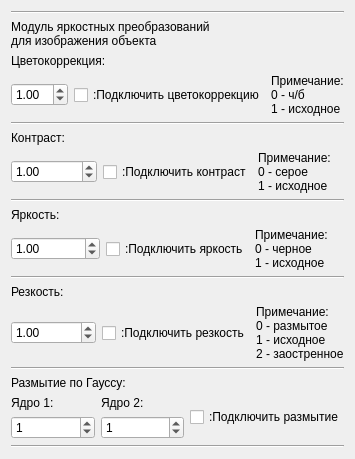
   <widget class="QWidget" name="layoutWidget">
    <property name="geometry">
     <rect>
      <x>900</x>
      <y>10</y>
      <width>318</width>
      <height>427</height>
     </rect>
    </property>
    <layout class="QVBoxLayout" name="verticalLayout_7">
     <item>
      <widget class="Line" name="line_20">
       <property name="orientation">
        <enum>Qt::Horizontal</enum>
       </property>
      </widget>
     </item>
     <item>
      <widget class="QLabel" name="label_36">
       <property name="text">
        <string>Модуль яркостных преобразований
для изображения объекта</string>
       </property>
      </widget>
     </item>
     <item>
      <widget class="QLabel" name="label_37">
       <property name="text">
        <string>Цветокоррекция:</string>
       </property>
      </widget>
     </item>
     <item>
      <layout class="QHBoxLayout" name="horizontalLayout_30">
       <item>
        <widget class="QDoubleSpinBox" name="kf_colorCorrection">
         <property name="singleStep">
          <double>0.100000000000000</double>
         </property>
         <property name="value">
          <double>1.000000000000000</double>
         </property>
        </widget>
       </item>
       <item>
        <widget class="QCheckBox" name="en_colorCorrection">
         <property name="text">
          <string>:Подключить цветокоррекцию</string>
         </property>
        </widget>
       </item>
       <item>
        <widget class="QLabel" name="label_38">
         <property name="text">
          <string>Примечание:
0 - ч/б
1 - исходное</string>
         </property>
        </widget>
       </item>
      </layout>
     </item>
     <item>
      <widget class="Line" name="line_21">
       <property name="orientation">
        <enum>Qt::Horizontal</enum>
       </property>
      </widget>
     </item>
     <item>
      <widget class="QLabel" name="label_39">
       <property name="text">
        <string>Контраст:</string>
       </property>
      </widget>
     </item>
     <item>
      <layout class="QHBoxLayout" name="horizontalLayout_32">
       <item>
        <widget class="QDoubleSpinBox" name="kf_contrastCorrection">
         <property name="singleStep">
          <double>0.100000000000000</double>
         </property>
         <property name="value">
          <double>1.000000000000000</double>
         </property>
        </widget>
       </item>
       <item>
        <widget class="QCheckBox" name="en_contrastCorrection">
         <property name="text">
          <string>:Подключить контраст</string>
         </property>
        </widget>
       </item>
       <item>
        <widget class="QLabel" name="label_40">
         <property name="text">
          <string>Примечание:
0 - серое
1 - исходное</string>
         </property>
        </widget>
       </item>
      </layout>
     </item>
     <item>
      <widget class="Line" name="line_22">
       <property name="orientation">
        <enum>Qt::Horizontal</enum>
       </property>
      </widget>
     </item>
     <item>
      <widget class="QLabel" name="label_41">
       <property name="text">
        <string>Яркость:</string>
       </property>
      </widget>
     </item>
     <item>
      <layout class="QHBoxLayout" name="horizontalLayout_31">
       <item>
        <widget class="QDoubleSpinBox" name="kf_brightnessCorrection">
         <property name="singleStep">
          <double>0.100000000000000</double>
         </property>
         <property name="value">
          <double>1.000000000000000</double>
         </property>
        </widget>
       </item>
       <item>
        <widget class="QCheckBox" name="en_brightCorrection">
         <property name="text">
          <string>:Подключить яркость</string>
         </property>
        </widget>
       </item>
       <item>
        <widget class="QLabel" name="label_42">
         <property name="text">
          <string>Примечание:
0 - черное
1 - исходное</string>
         </property>
        </widget>
       </item>
      </layout>
     </item>
     <item>
      <widget class="Line" name="line_23">
       <property name="orientation">
        <enum>Qt::Horizontal</enum>
       </property>
      </widget>
     </item>
     <item>
      <widget class="QLabel" name="label_43">
       <property name="text">
        <string>Резкость:</string>
       </property>
      </widget>
     </item>
     <item>
      <layout class="QHBoxLayout" name="horizontalLayout_33">
       <item>
        <widget class="QDoubleSpinBox" name="kf_sharpnessCorrection">
         <property name="singleStep">
          <double>0.100000000000000</double>
         </property>
         <property name="value">
          <double>1.000000000000000</double>
         </property>
        </widget>
       </item>
       <item>
        <widget class="QCheckBox" name="en_sharpCorrection">
         <property name="text">
          <string>:Подключить резкость</string>
         </property>
        </widget>
       </item>
       <item>
        <widget class="QLabel" name="label_44">
         <property name="text">
          <string>Примечание:
0 - размытое
1 - исходное
2 - заостренное</string>
         </property>
        </widget>
       </item>
      </layout>
     </item>
     <item>
      <widget class="Line" name="line_24">
       <property name="orientation">
        <enum>Qt::Horizontal</enum>
       </property>
      </widget>
     </item>
     <item>
      <widget class="QLabel" name="label_45">
       <property name="text">
        <string>Размытие по Гауссу:</string>
       </property>
      </widget>
     </item>
     <item>
      <layout class="QHBoxLayout" name="horizontalLayout_34">
       <item>
        <layout class="QVBoxLayout" name="verticalLayout_19">
         <item>
          <widget class="QLabel" name="label_46">
           <property name="text">
            <string>Ядро 1:</string>
           </property>
          </widget>
         </item>
         <item>
          <widget class="QSpinBox" name="gauss_kernell1">
           <property name="value">
            <number>1</number>
           </property>
          </widget>
         </item>
        </layout>
       </item>
       <item>
        <layout class="QVBoxLayout" name="verticalLayout_20">
         <item>
          <widget class="QLabel" name="label_47">
           <property name="text">
            <string>Ядро 2:</string>
           </property>
          </widget>
         </item>
         <item>
          <widget class="QSpinBox" name="gauss_kernell2">
           <property name="value">
            <number>1</number>
           </property>
          </widget>
         </item>
        </layout>
       </item>
       <item>
        <widget class="QCheckBox" name="en_blurCorrection">
         <property name="text">
          <string>:Подключить размытие</string>
         </property>
        </widget>
       </item>
      </layout>
     </item>
     <item>
      <widget class="Line" name="line_25">
       <property name="orientation">
        <enum>Qt::Horizontal</enum>
       </property>
      </widget>
     </item>
    </layout>
   </widget>
